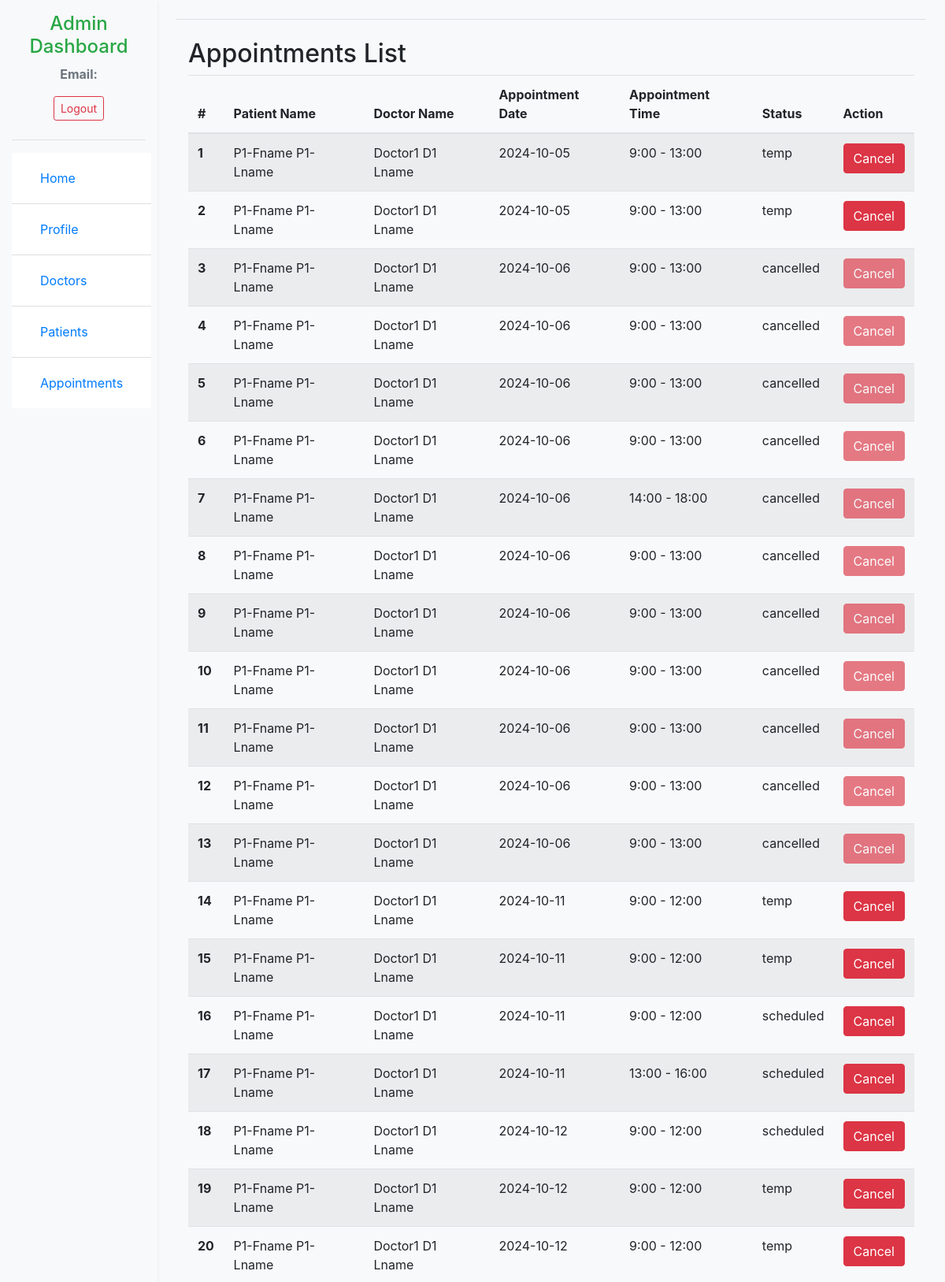
The page /admin_appointments_list/ (signed in, upper part) on the database its author committed.
### main_app/models.py (models this page shows, shortened)
class Appointment(models.Model):
    STATUS_CHOICES = [
        ('temp', 'Temporary'),
        ('scheduled', 'Scheduled'),
        ('completed', 'Completed'),
        ('cancelled', 'Cancelled'),
        ('no-show', 'No Show'),
    ]
    PAYMENT_CHOICES = [
        ('pending', 'Pending'),
        ('paid', 'Paid'),
        ('cancelled', 'Cancelled'),
        ('refunded', 'Refunded'),
    ]
    MODE_CHOICES = [
        ('cash', 'Cash'),
        ('online', 'Online'),
    ]
    patient = models.ForeignKey(CustomUser, on_delete=models.CASCADE, related_name='patient_appointments')
    doctor = models.ForeignKey(CustomUser, on_delete=models.CASCADE, related_name='doctor_appointments')
    department = models.CharField(max_length=100)
    appointment_date = models.CharField(max_length=20)
    appointment_time = models.CharField(max_length=20)
    status = models.CharField(max_length=20, choices=STATUS_CHOICES, default='temp')
    payment_status = models.CharField(max_length=20, choices=PAYMENT_CHOICES, default='pending')
    mode_of_payment = models.CharField(max_length=50, choices=MODE_CHOICES, default='cash')

### auth_app/models.py (models this page shows, shortened)
class CustomUser(AbstractUser):
    ROLE_CHOICES = [
        ('admin', 'Admin'),
        ('doctor', 'Doctor'),
        ('patient', 'Patient'),
    ]
    GENDER_CHOICES = [
        (1, 'Male'),
        (2, 'Female'),
        (3, 'Other'),
    ]
    blood_group = models.CharField(max_length=3, choices=[
        ('A+', 'A+'),
        ('A-', 'A-'),
        ('B+', 'B+'),
        ('B-', 'B-'),
        ('AB+', 'AB+'),
        ('AB-', 'AB-'),
        ('O+', 'O+'),
        ('O-', 'O-'),
    ], null=True, blank=True)
    first_name = models.CharField(max_length=30)
    last_name = models.CharField(max_length=30)
    role = models.CharField(max_length=10, choices=ROLE_CHOICES)
    email = models.EmailField(unique=True)
    username = models.CharField(max_length=150, blank=True, null=True)
    gender = models.IntegerField(choices=GENDER_CHOICES, null=True, blank=True)
    age = models.IntegerField(null=True, blank=True)
    account_type = models.CharField(max_length=30)
    phone_number = models.CharField(max_length=15, null=True, blank=True)
    USERNAME_FIELD = 'email'
    REQUIRED_FIELDS = ['first_name', 'last_name']
    objects = CustomUserManager()

### main_app/views.py (the view)
# urls.py: path('admin_appointments_list/', AdminAppointmentsListView.as_view(), name='admin_appointments_list'),
class AdminAppointmentsListView(LoginRequiredMixin, View):
    template_name = 'admin/admin_appointments_list.html'
    def get(self, request):
        appointments = Appointment.objects.all()
        context = {
            'appointments': appointments,
        }
        return render(request, self.template_name, context)

### templates/admin/admin_appointments_list.html (shortened to what this page needs)
{% extends 'admin/admin_dashboard_base.html' %}
{% block content %}
<div class="container mt-4">
    <h2>Appointments List</h2>
    <table class="table table-striped">
        <thead>
            <tr>
                <th scope="col">#</th>
                <th scope="col">Patient Name</th>
                <th scope="col">Doctor Name</th>
                <th scope="col">Appointment Date</th>
                <th scope="col">Appointment Time</th>
                <th scope="col">Status</th>
                <th scope="col">Action</th>
            </tr>
        </thead>
        <tbody>
            {% for appointment in appointments %}
            <tr>
                <th scope="row">{{ appointment.id }}</th>
                <td>{{ appointment.patient.first_name }} {{ appointment.patient.last_name }}</td>
                <td>{{ appointment.doctor.first_name }} {{ appointment.doctor.last_name }}</td>
                <td>{{ appointment.appointment_date }}</td>
                <td>{{ appointment.appointment_time }}</td>
                <td>{{ appointment.status }}</td>
                <td>
                    <button type="button" class="btn btn-danger" data-toggle="modal" data-target="#cancelModal{{ appointment.id }}" {% if appointment.status == 'cancelled' %}disabled{% endif %}>
                        Cancel
                    </button>
                </td>
            </tr>
            {% endfor %}
        </tbody>
    </table>
</div>
{% endblock %}

### rows shown on the page
Appointment: id "1", patient.first_name "P1-Fname", patient.last_name "P1-Lname", doctor.first_name "Doctor1", doctor.last_name "D1 Lname", appointment_date "2024-10-05", appointment_time "9:00 - 13:00", status "temp"
Appointment: id "2", patient.first_name "P1-Fname", patient.last_name "P1-Lname", doctor.first_name "Doctor1", doctor.last_name "D1 Lname", appointment_date "2024-10-05", appointment_time "9:00 - 13:00", status "temp"
Appointment: id "3", patient.first_name "P1-Fname", patient.last_name "P1-Lname", doctor.first_name "Doctor1", doctor.last_name "D1 Lname", appointment_date "2024-10-06", appointment_time "9:00 - 13:00", status "cancelled"
Appointment: id "4", patient.first_name "P1-Fname", patient.last_name "P1-Lname", doctor.first_name "Doctor1", doctor.last_name "D1 Lname", appointment_date "2024-10-06", appointment_time "9:00 - 13:00", status "cancelled"
Appointment: id "5", patient.first_name "P1-Fname", patient.last_name "P1-Lname", doctor.first_name "Doctor1", doctor.last_name "D1 Lname", appointment_date "2024-10-06", appointment_time "9:00 - 13:00", status "cancelled"
Appointment: id "6", patient.first_name "P1-Fname", patient.last_name "P1-Lname", doctor.first_name "Doctor1", doctor.last_name "D1 Lname", appointment_date "2024-10-06", appointment_time "9:00 - 13:00", status "cancelled"
Appointment: id "7", patient.first_name "P1-Fname", patient.last_name "P1-Lname", doctor.first_name "Doctor1", doctor.last_name "D1 Lname", appointment_date "2024-10-06", appointment_time "14:00 - 18:00", status "cancelled"
Appointment: id "8", patient.first_name "P1-Fname", patient.last_name "P1-Lname", doctor.first_name "Doctor1", doctor.last_name "D1 Lname", appointment_date "2024-10-06", appointment_time "9:00 - 13:00", status "cancelled"
Appointment: id "9", patient.first_name "P1-Fname", patient.last_name "P1-Lname", doctor.first_name "Doctor1", doctor.last_name "D1 Lname", appointment_date "2024-10-06", appointment_time "9:00 - 13:00", status "cancelled"
Appointment: id "10", patient.first_name "P1-Fname", patient.last_name "P1-Lname", doctor.first_name "Doctor1", doctor.last_name "D1 Lname", appointment_date "2024-10-06", appointment_time "9:00 - 13:00", status "cancelled"
Appointment: id "11", patient.first_name "P1-Fname", patient.last_name "P1-Lname", doctor.first_name "Doctor1", doctor.last_name "D1 Lname", appointment_date "2024-10-06", appointment_time "9:00 - 13:00", status "cancelled"
Appointment: id "12", patient.first_name "P1-Fname", patient.last_name "P1-Lname", doctor.first_name "Doctor1", doctor.last_name "D1 Lname", appointment_date "2024-10-06", appointment_time "9:00 - 13:00", status "cancelled"
Appointment: id "13", patient.first_name "P1-Fname", patient.last_name "P1-Lname", doctor.first_name "Doctor1", doctor.last_name "D1 Lname", appointment_date "2024-10-06", appointment_time "9:00 - 13:00", status "cancelled"
Appointment: id "14", patient.first_name "P1-Fname", patient.last_name "P1-Lname", doctor.first_name "Doctor1", doctor.last_name "D1 Lname", appointment_date "2024-10-11", appointment_time "9:00 - 12:00", status "temp"
Appointment: id "15", patient.first_name "P1-Fname", patient.last_name "P1-Lname", doctor.first_name "Doctor1", doctor.last_name "D1 Lname", appointment_date "2024-10-11", appointment_time "9:00 - 12:00", status "temp"
Appointment: id "16", patient.first_name "P1-Fname", patient.last_name "P1-Lname", doctor.first_name "Doctor1", doctor.last_name "D1 Lname", appointment_date "2024-10-11", appointment_time "9:00 - 12:00", status "scheduled"
Appointment: id "17", patient.first_name "P1-Fname", patient.last_name "P1-Lname", doctor.first_name "Doctor1", doctor.last_name "D1 Lname", appointment_date "2024-10-11", appointment_time "13:00 - 16:00", status "scheduled"
Appointment: id "18", patient.first_name "P1-Fname", patient.last_name "P1-Lname", doctor.first_name "Doctor1", doctor.last_name "D1 Lname", appointment_date "2024-10-12", appointment_time "9:00 - 12:00", status "scheduled"
Appointment: id "19", patient.first_name "P1-Fname", patient.last_name "P1-Lname", doctor.first_name "Doctor1", doctor.last_name "D1 Lname", appointment_date "2024-10-12", appointment_time "9:00 - 12:00", status "temp"
Appointment: id "20", patient.first_name "P1-Fname", patient.last_name "P1-Lname", doctor.first_name "Doctor1", doctor.last_name "D1 Lname", appointment_date "2024-10-12", appointment_time "9:00 - 12:00", status "temp"
